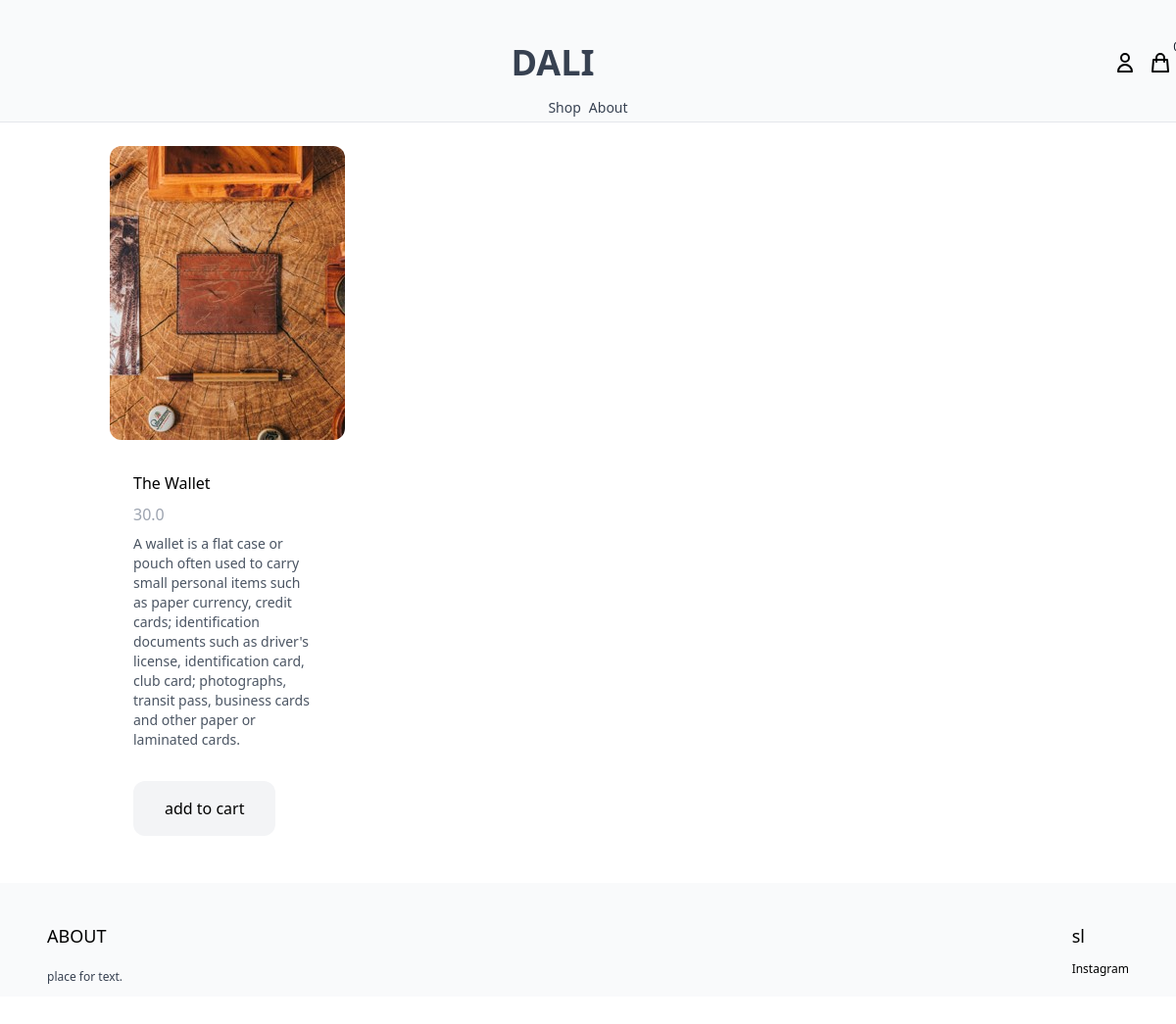
The page /shop/wallet/ on the database its author committed.
### product/models.py (models this page shows, shortened)
class Product(models.Model):
    category = models.ForeignKey(Category, related_name='products', on_delete=models.CASCADE) #on delete cascade is used to delete the category if the product is deleted
    name = models.CharField(max_length=255)
    slug = models.SlugField()
    description = models.TextField(blank=True, null=True)  #aprasymas
    price = models.IntegerField() # kad matyti centus
    created_at = models.DateTimeField(auto_now_add=True) # kada sukurtas, automatiskai sukuria irasa
    image = models.ImageField(upload_to='uploads/', blank=True, null=True) #upload_to - img saving folder
    thumbnail = models.ImageField(upload_to='uploads/', blank=True, null=True) #upload_to - img saving folder
    class Meta:
        ordering = ('-created_at',) #  kad matyti sukurimo data
    def get_display_price(self):
        return self.price / 100 # kad matyti kainas in $

### product/views.py (the view)
# urls.py: path('shop/<slug:slug>/', product, name='product'), #<slug:slug> is the slug of the product to be loaded after clicking on the product / dinamic url
def product(request, slug):
    product = get_object_or_404(Product, slug=slug)    #get the product from the database
    return render(request, 'product/product.html', {'product': product}) #pass the product to the product page

### cart/cart.py (called while the page is built)
    def __len__(self):                                #get the length of the cart, how many items are in the cart
        return sum(item['quantity'] for item in self.cart.values())     #return the number of items in the cart

### cart/context_processors.py (called while the page is built)
def cart(request):
    cart = Cart(request)
    return {'cart': cart}   #pass the cart to the template

### product/templates/product/product.html
{% extends "core/base.html"%} {%block content%}
<div class="max-w-5xl mx-auto flex flex-wrap py-6 px-6 xl:px-0">
  <div class="images w-full mb-6 lg:mb-0 lg:w-3/5">
    <img
      class="rounded-xl"
      src="{{product.image.url}}"
  </div>
  <div class="information w-full lg:w-2/5 lg:p-6">
    <h4 class="text-2 my-2">{{product.name}}</h4>
    <p class="text-gray-400 my-2">{{product.get_display_price}}</p>
    {% if product.description %}
    <p class="text-sm text-gray-600 my-2">{{product.description}}</p>
    {% endif %}
    <a
      href="#"
      class="mt-6 inline-block px-8 py-4 rounded-xl bg-gray-100 text-black hover:bg-yellow-100"
      hx-get="{% url 'add_to_cart' product.id %}"
      hx-target="#menu-cart-button"
      hx-swap="outerHTML"
    >
      add to cart
    </a>
  </div>
</div>
{%endblock%}

### rows shown on the page
Product: image (picture), name "The Wallet", get_display_price "30.0", description "A wallet is a flat case or pouch often used to carry small personal items such as paper currency, credit cards; identification documents such as driver's license, identification card, club card; photographs, transit pass, business cards and other paper or laminated cards."
